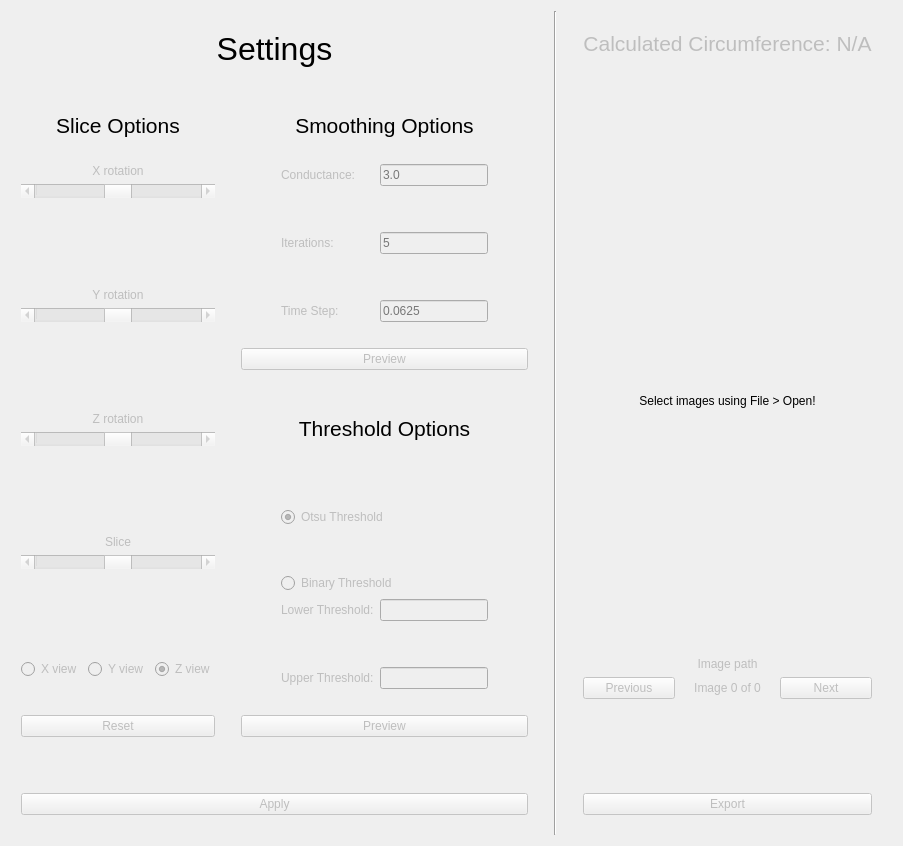
  <widget class="QWidget" name="centralwidget">
   <layout class="QHBoxLayout" name="horizontalLayout">
    <item>
     <layout class="QVBoxLayout" name="verticalLayout_8">
      <property name="leftMargin">
       <number>10</number>
      </property>
      <property name="topMargin">
       <number>20</number>
      </property>
      <property name="rightMargin">
       <number>20</number>
      </property>
      <property name="bottomMargin">
       <number>20</number>
      </property>
      <item>
       <widget class="QLabel" name="label">
        <property name="font">
         <font>
          <pointsize>24</pointsize>
         </font>
        </property>
        <property name="text">
         <string>Settings</string>
        </property>
        <property name="alignment">
         <set>Qt::AlignCenter</set>
        </property>
       </widget>
      </item>
      <item>
       <spacer name="verticalSpacer_10">
        <property name="orientation">
         <enum>Qt::Vertical</enum>
        </property>
        <property name="sizeType">
         <enum>QSizePolicy::MinimumExpanding</enum>
        </property>
        <property name="sizeHint" stdset="0">
         <size>
          <width>20</width>
          <height>40</height>
         </size>
        </property>
       </spacer>
      </item>
      <item>
       <layout class="QHBoxLayout" name="horizontalLayout_6">
        <item>
         <layout class="QVBoxLayout" name="verticalLayout_2">
          <property name="leftMargin">
           <number>0</number>
          </property>
          <property name="topMargin">
           <number>0</number>
          </property>
          <property name="rightMargin">
           <number>10</number>
          </property>
          <property name="bottomMargin">
           <number>10</number>
          </property>
          <item>
           <widget class="QLabel" name="label_10">
            <property name="sizePolicy">
             <sizepolicy hsizetype="Preferred" vsizetype="Fixed">
              <horstretch>0</horstretch>
              <verstretch>0</verstretch>
             </sizepolicy>
            </property>
            <property name="font">
             <font>
              <pointsize>16</pointsize>
             </font>
            </property>
            <property name="text">
             <string>Slice Options</string>
            </property>
            <property name="alignment">
             <set>Qt::AlignHCenter|Qt::AlignTop</set>
            </property>
           </widget>
          </item>
          <item>
           <spacer name="verticalSpacer_5">
            <property name="orientation">
             <enum>Qt::Vertical</enum>
            </property>
            <property name="sizeType">
             <enum>QSizePolicy::Fixed</enum>
            </property>
            <property name="sizeHint" stdset="0">
             <size>
              <width>20</width>
              <height>20</height>
             </size>
            </property>
           </spacer>
          </item>
          <item>
           <widget class="QLabel" name="x_rotation_label">
            <property name="enabled">
             <bool>false</bool>
            </property>
            <property name="text">
             <string>X rotation</string>
            </property>
            <property name="alignment">
             <set>Qt::AlignCenter</set>
            </property>
           </widget>
          </item>
          <item>
           <widget class="QScrollBar" name="x_slider">
            <property name="enabled">
             <bool>false</bool>
            </property>
            <property name="cursor">
             <cursorShape>ClosedHandCursor</cursorShape>
            </property>
            <property name="toolTip">
             <string>Control X rotation value. Left click on the left end or right end to decrease or increase angle by 1 degree.</string>
            </property>
            <property name="statusTip">
             <string>Control X rotation value. Left click on the left end or right end to decrease or increase angle by 1 degree.</string>
            </property>
            <property name="minimum">
             <number>-90</number>
            </property>
            <property name="maximum">
             <number>90</number>
            </property>
            <property name="orientation">
             <enum>Qt::Horizontal</enum>
            </property>
           </widget>
          </item>
          <item>
           <spacer name="verticalSpacer_4">
            <property name="orientation">
             <enum>Qt::Vertical</enum>
            </property>
            <property name="sizeHint" stdset="0">
             <size>
              <width>20</width>
              <height>40</height>
             </size>
            </property>
           </spacer>
          </item>
          <item>
           <widget class="QLabel" name="y_rotation_label">
            <property name="enabled">
             <bool>false</bool>
            </property>
            <property name="text">
             <string>Y rotation</string>
            </property>
            <property name="alignment">
             <set>Qt::AlignCenter</set>
            </property>
           </widget>
          </item>
          <item>
           <widget class="QScrollBar" name="y_slider">
            <property name="enabled">
             <bool>false</bool>
            </property>
            <property name="cursor">
             <cursorShape>ClosedHandCursor</cursorShape>
            </property>
            <property name="toolTip">
             <string>Control Y rotation value. Left click on the left end or right end to decrease or increase angle by 1 degree.</string>
            </property>
            <property name="statusTip">
             <string>Control Y rotation value. Left click on the left end or right end to decrease or increase angle by 1 degree.</string>
            </property>
            <property name="minimum">
             <number>-90</number>
            </property>
            <property name="maximum">
             <number>90</number>
            </property>
            <property name="orientation">
             <enum>Qt::Horizontal</enum>
            </property>
           </widget>
          </item>
          <item>
           <spacer name="verticalSpacer_3">
            <property name="orientation">
             <enum>Qt::Vertical</enum>
            </property>
            <property name="sizeHint" stdset="0">
             <size>
              <width>20</width>
              <height>40</height>
             </size>
            </property>
           </spacer>
          </item>
          <item>
           <widget class="QLabel" name="z_rotation_label">
            <property name="enabled">
             <bool>false</bool>
            </property>
            <property name="text">
             <string>Z rotation</string>
            </property>
            <property name="alignment">
             <set>Qt::AlignCenter</set>
            </property>
           </widget>
          </item>
          <item>
           <widget class="QScrollBar" name="z_slider">
            <property name="enabled">
             <bool>false</bool>
            </property>
            <property name="cursor">
             <cursorShape>ClosedHandCursor</cursorShape>
            </property>
            <property name="toolTip">
             <string>Control Z rotation value. Left click on the left end or right end to decrease or increase angle by 1 degree.</string>
            </property>
            <property name="statusTip">
             <string>Control Z rotation value. Left click on the left end or right end to decrease or increase angle by 1 degree.</string>
            </property>
            <property name="minimum">
             <number>-90</number>
            </property>
            <property name="maximum">
             <number>90</number>
            </property>
            <property name="orientation">
             <enum>Qt::Horizontal</enum>
            </property>
           </widget>
          </item>
          <item>
           <spacer name="verticalSpacer_2">
            <property name="orientation">
             <enum>Qt::Vertical</enum>
            </property>
            <property name="sizeHint" stdset="0">
             <size>
              <width>20</width>
              <height>40</height>
             </size>
            </property>
           </spacer>
          </item>
          <item>
           <widget class="QLabel" name="slice_num_label">
            <property name="enabled">
             <bool>false</bool>
            </property>
            <property name="text">
             <string>Slice</string>
            </property>
            <property name="alignment">
             <set>Qt::AlignCenter</set>
            </property>
           </widget>
          </item>
          <item>
           <widget class="QScrollBar" name="slice_slider">
            <property name="enabled">
             <bool>false</bool>
            </property>
            <property name="cursor">
             <cursorShape>ClosedHandCursor</cursorShape>
            </property>
            <property name="toolTip">
             <string>Control slice value. Left click on the left end or right end to decrease or increase by 1.</string>
            </property>
            <property name="statusTip">
             <string>Control slice value. Left click on the left end or right end to decrease or increase by 1.</string>
            </property>
            <property name="maximum">
             <number>180</number>
            </property>
            <property name="value">
             <number>90</number>
            </property>
            <property name="orientation">
             <enum>Qt::Horizontal</enum>
            </property>
           </widget>
          </item>
          <item>
           <spacer name="verticalSpacer_18">
            <property name="orientation">
             <enum>Qt::Vertical</enum>
            </property>
            <property name="sizeHint" stdset="0">
             <size>
              <width>20</width>
              <height>40</height>
             </size>
            </property>
           </spacer>
          </item>
          <item>
           <layout class="QHBoxLayout" name="horizontalLayout_9">
            <item>
             <widget class="QRadioButton" name="x_view_radio_button">
              <property name="enabled">
               <bool>false</bool>
              </property>
              <property name="text">
               <string>X view</string>
              </property>
              <property name="autoExclusive">
               <bool>false</bool>
              </property>
             </widget>
            </item>
            <item>
             <widget class="QRadioButton" name="y_view_radio_button">
              <property name="enabled">
               <bool>false</bool>
              </property>
              <property name="text">
               <string>Y view</string>
              </property>
              <property name="autoExclusive">
               <bool>false</bool>
              </property>
             </widget>
            </item>
            <item>
             <widget class="QRadioButton" name="z_view_radio_button">
              <property name="enabled">
               <bool>false</bool>
              </property>
              <property name="text">
               <string>Z view</string>
              </property>
              <property name="checked">
               <bool>true</bool>
              </property>
              <property name="autoExclusive">
               <bool>false</bool>
              </property>
             </widget>
            </item>
           </layout>
          </item>
          <item>
           <spacer name="verticalSpacer">
            <property name="orientation">
             <enum>Qt::Vertical</enum>
            </property>
            <property name="sizeType">
             <enum>QSizePolicy::Fixed</enum>
            </property>
            <property name="sizeHint" stdset="0">
             <size>
              <width>20</width>
              <height>30</height>
             </size>
            </property>
           </spacer>
          </item>
          <item>
           <widget class="QPushButton" name="reset_button">
            <property name="enabled">
             <bool>false</bool>
            </property>
            <property name="cursor">
             <cursorShape>ArrowCursor</cursorShape>
            </property>
            <property name="toolTip">
             <string>Reset rotation and slice values for the current image.</string>
            </property>
            <property name="statusTip">
             <string>Reset rotation and slice values for the current image.</string>
            </property>
            <property name="text">
             <string>Reset</string>
            </property>
           </widget>
          </item>
         </layout>
        </item>
        <item>
         <layout class="QVBoxLayout" name="verticalLayout_6">
          <property name="leftMargin">
           <number>10</number>
          </property>
          <property name="bottomMargin">
           <number>10</number>
          </property>
          <item>
           <layout class="QVBoxLayout" name="verticalLayout_3">
            <item>
             <widget class="QLabel" name="label_2">
              <property name="font">
               <font>
                <pointsize>16</pointsize>
               </font>
              </property>
              <property name="text">
               <string>Smoothing Options</string>
              </property>
              <property name="alignment">
               <set>Qt::AlignCenter</set>
              </property>
             </widget>
            </item>
            <item>
             <spacer name="verticalSpacer_6">
              <property name="orientation">
               <enum>Qt::Vertical</enum>
              </property>
              <property name="sizeType">
               <enum>QSizePolicy::MinimumExpanding</enum>
              </property>
              <property name="sizeHint" stdset="0">
               <size>
                <width>20</width>
                <height>20</height>
               </size>
              </property>
             </spacer>
            </item>
            <item>
             <layout class="QVBoxLayout" name="verticalLayout_7">
              <property name="leftMargin">
               <number>40</number>
              </property>
              <property name="rightMargin">
               <number>40</number>
              </property>
              <item>
               <layout class="QHBoxLayout" name="horizontalLayout_3">
                <item>
                 <widget class="QLabel" name="conductance_parameter_label">
                  <property name="enabled">
                   <bool>false</bool>
                  </property>
                  <property name="text">
                   <string>Conductance:</string>
                  </property>
                 </widget>
                </item>
                <item>
                 <widget class="QLineEdit" name="conductance_parameter_input">
                  <property name="enabled">
                   <bool>false</bool>
                  </property>
                  <property name="sizePolicy">
                   <sizepolicy hsizetype="Minimum" vsizetype="Fixed">
                    <horstretch>0</horstretch>
                    <verstretch>0</verstretch>
                   </sizepolicy>
                  </property>
                  <property name="minimumSize">
                   <size>
                    <width>15</width>
                    <height>0</height>
                   </size>
                  </property>
                  <property name="maxLength">
                   <number>10</number>
                  </property>
                  <property name="placeholderText">
                   <string>3.0</string>
                  </property>
                 </widget>
                </item>
               </layout>
              </item>
              <item>
               <spacer name="verticalSpacer_8">
                <property name="orientation">
                 <enum>Qt::Vertical</enum>
                </property>
                <property name="sizeHint" stdset="0">
                 <size>
                  <width>20</width>
                  <height>40</height>
                 </size>
                </property>
               </spacer>
              </item>
              <item>
               <layout class="QHBoxLayout" name="horizontalLayout_4">
                <item>
                 <widget class="QLabel" name="smoothing_iterations_label">
                  <property name="enabled">
                   <bool>false</bool>
                  </property>
                  <property name="text">
                   <string>Iterations:</string>
                  </property>
                 </widget>
                </item>
                <item>
                 <widget class="QLineEdit" name="smoothing_iterations_input">
                  <property name="enabled">
                   <bool>false</bool>
                  </property>
                  <property name="sizePolicy">
                   <sizepolicy hsizetype="Minimum" vsizetype="Fixed">
                    <horstretch>0</horstretch>
                    <verstretch>0</verstretch>
                   </sizepolicy>
                  </property>
                  <property name="minimumSize">
                   <size>
                    <width>15</width>
                    <height>0</height>
                   </size>
                  </property>
                  <property name="maxLength">
                   <number>10</number>
                  </property>
                  <property name="placeholderText">
                   <string>5</string>
                  </property>
                 </widget>
                </item>
               </layout>
              </item>
              <item>
               <spacer name="verticalSpacer_7">
                <property name="orientation">
                 <enum>Qt::Vertical</enum>
                </property>
                <property name="sizeHint" stdset="0">
                 <size>
                  <width>20</width>
                  <height>40</height>
                 </size>
                </property>
               </spacer>
              </item>
              <item>
               <layout class="QHBoxLayout" name="horizontalLayout_5">
                <item>
                 <widget class="QLabel" name="time_step_label">
                  <property name="enabled">
                   <bool>false</bool>
                  </property>
                  <property name="text">
                   <string>Time Step:</string>
                  </property>
                 </widget>
                </item>
                <item>
                 <widget class="QLineEdit" name="time_step_input">
                  <property name="enabled">
                   <bool>false</bool>
                  </property>
                  <property name="sizePolicy">
                   <sizepolicy hsizetype="Minimum" vsizetype="Fixed">
                    <horstretch>0</horstretch>
                    <verstretch>0</verstretch>
                   </sizepolicy>
                  </property>
                  <property name="minimumSize">
                   <size>
                    <width>15</width>
                    <height>0</height>
                   </size>
                  </property>
                  <property name="maxLength">
                   <number>10</number>
                  </property>
                  <property name="placeholderText">
                   <string>0.0625</string>
                  </property>
                 </widget>
                </item>
               </layout>
              </item>
             </layout>
            </item>
            <item>
             <spacer name="verticalSpacer_9">
              <property name="orientation">
               <enum>Qt::Vertical</enum>
              </property>
              <property name="sizeType">
               <enum>QSizePolicy::MinimumExpanding</enum>
              </property>
              <property name="sizeHint" stdset="0">
               <size>
                <width>20</width>
                <height>20</height>
               </size>
              </property>
             </spacer>
            </item>
            <item>
             <widget class="QPushButton" name="smoothing_preview_button">
              <property name="enabled">
               <bool>false</bool>
              </property>
              <property name="text">
               <string>Preview</string>
              </property>
             </widget>
            </item>
           </layout>
          </item>
          <item>
           <spacer name="verticalSpacer_19">
            <property name="orientation">
             <enum>Qt::Vertical</enum>
            </property>
            <property name="sizeType">
             <enum>QSizePolicy::MinimumExpanding</enum>
            </property>
            <property name="sizeHint" stdset="0">
             <size>
              <width>20</width>
              <height>40</height>
             </size>
            </property>
           </spacer>
          </item>
          <item>
           <layout class="QVBoxLayout" name="verticalLayout_4">
            <item>
             <widget class="QLabel" name="label_7">
              <property name="sizePolicy">
               <sizepolicy hsizetype="Preferred" vsizetype="Fixed">
                <horstretch>0</horstretch>
                <verstretch>0</verstretch>
               </sizepolicy>
              </property>
              <property name="font">
               <font>
                <pointsize>16</pointsize>
               </font>
              </property>
              <property name="text">
               <string>Threshold Options</string>
              </property>
              <property name="alignment">
               <set>Qt::AlignHCenter|Qt::AlignTop</set>
              </property>
             </widget>
            </item>
            <item>
             <spacer name="verticalSpacer_11">
              <property name="orientation">
               <enum>Qt::Vertical</enum>
              </property>
              <property name="sizeType">
               <enum>QSizePolicy::MinimumExpanding</enum>
              </property>
              <property name="sizeHint" stdset="0">
               <size>
                <width>20</width>
                <height>20</height>
               </size>
              </property>
             </spacer>
            </item>
            <item>
             <layout class="QVBoxLayout" name="verticalLayout_9">
              <property name="leftMargin">
               <number>40</number>
              </property>
              <property name="rightMargin">
               <number>40</number>
              </property>
              <item>
               <spacer name="verticalSpacer_12">
                <property name="orientation">
                 <enum>Qt::Vertical</enum>
                </property>
                <property name="sizeHint" stdset="0">
                 <size>
                  <width>20</width>
                  <height>40</height>
                 </size>
                </property>
               </spacer>
              </item>
              <item>
               <widget class="QRadioButton" name="otsu_radio_button">
                <property name="enabled">
                 <bool>false</bool>
                </property>
                <property name="text">
                 <string>Otsu Threshold</string>
                </property>
                <property name="checked">
                 <bool>true</bool>
                </property>
                <property name="autoExclusive">
                 <bool>false</bool>
                </property>
               </widget>
              </item>
              <item>
               <spacer name="verticalSpacer_13">
                <property name="orientation">
                 <enum>Qt::Vertical</enum>
                </property>
                <property name="sizeHint" stdset="0">
                 <size>
                  <width>20</width>
                  <height>40</height>
                 </size>
                </property>
               </spacer>
              </item>
              <item>
               <widget class="QRadioButton" name="binary_radio_button">
                <property name="enabled">
                 <bool>false</bool>
                </property>
                <property name="text">
                 <string>Binary Threshold</string>
                </property>
                <property name="autoExclusive">
                 <bool>false</bool>
                </property>
               </widget>
              </item>
              <item>
               <layout class="QVBoxLayout" name="verticalLayout_5">
                <item>
                 <layout class="QHBoxLayout" name="horizontalLayout_8">
                  <item>
                   <widget class="QLabel" name="label_9">
                    <property name="enabled">
                     <bool>false</bool>
                    </property>
                    <property name="text">
                     <string>Lower Threshold:</string>
                    </property>
                   </widget>
                  </item>
                  <item>
                   <widget class="QLineEdit" name="lineEdit_5">
                    <property name="enabled">
                     <bool>false</bool>
                    </property>
                    <property name="sizePolicy">
                     <sizepolicy hsizetype="Minimum" vsizetype="Fixed">
                      <horstretch>0</horstretch>
                      <verstretch>0</verstretch>
                     </sizepolicy>
                    </property>
                    <property name="minimumSize">
                     <size>
                      <width>15</width>
                      <height>0</height>
                     </size>
                    </property>
                   </widget>
                  </item>
                 </layout>
                </item>
                <item>
                 <spacer name="verticalSpacer_15">
                  <property name="orientation">
                   <enum>Qt::Vertical</enum>
                  </property>
                  <property name="sizeHint" stdset="0">
                   <size>
                    <width>20</width>
                    <height>40</height>
                   </size>
                  </property>
                 </spacer>
                </item>
                <item>
                 <layout class="QHBoxLayout" name="horizontalLayout_7">
                  <item>
                   <widget class="QLabel" name="label_8">
                    <property name="enabled">
                     <bool>false</bool>
                    </property>
                    <property name="text">
                     <string>Upper Threshold:</string>
                    </property>
                   </widget>
                  </item>
                  <item>
                   <widget class="QLineEdit" name="lineEdit_4">
                    <property name="enabled">
                     <bool>false</bool>
                    </property>
                    <property name="sizePolicy">
                     <sizepolicy hsizetype="Minimum" vsizetype="Fixed">
                      <horstretch>0</horstretch>
                      <verstretch>0</verstretch>
                     </sizepolicy>
                    </property>
                    <property name="minimumSize">
                     <size>
                      <width>15</width>
                      <height>0</height>
                     </size>
                    </property>
                   </widget>
                  </item>
                 </layout>
                </item>
               </layout>
              </item>
             </layout>
            </item>
            <item>
             <spacer name="verticalSpacer_14">
              <property name="orientation">
               <enum>Qt::Vertical</enum>
              </property>
              <property name="sizeType">
               <enum>QSizePolicy::MinimumExpanding</enum>
              </property>
              <property name="sizeHint" stdset="0">
               <size>
                <width>20</width>
                <height>20</height>
               </size>
              </property>
             </spacer>
            </item>
            <item>
             <widget class="QPushButton" name="threshold_preview_button">
              <property name="enabled">
               <bool>false</bool>
              </property>
              <property name="text">
               <string>Preview</string>
              </property>
             </widget>
            </item>
           </layout>
          </item>
         </layout>
        </item>
       </layout>
      </item>
      <item>
       <spacer name="verticalSpacer_20">
        <property name="orientation">
         <enum>Qt::Vertical</enum>
        </property>
        <property name="sizeType">
         <enum>QSizePolicy::MinimumExpanding</enum>
        </property>
        <property name="sizeHint" stdset="0">
         <size>
          <width>20</width>
          <height>40</height>
         </size>
        </property>
       </spacer>
      </item>
      <item>
       <widget class="QPushButton" name="apply_button">
        <property name="enabled">
         <bool>false</bool>
        </property>
        <property name="cursor">
         <cursorShape>ArrowCursor</cursorShape>
        </property>
        <property name="toolTip">
         <string>Compute circumference using current settings.</string>
        </property>
        <property name="statusTip">
         <string>Compute circumference using current settings.</string>
        </property>
        <property name="text">
         <string>Apply</string>
        </property>
        <property name="checkable">
         <bool>false</bool>
        </property>
       </widget>
      </item>
     </layout>
    </item>
    <item>
     <widget class="Line" name="line">
      <property name="orientation">
       <enum>Qt::Vertical</enum>
      </property>
     </widget>
    </item>
    <item>
     <layout class="QVBoxLayout" name="verticalLayout">
      <property name="leftMargin">
       <number>20</number>
      </property>
      <property name="topMargin">
       <number>20</number>
      </property>
      <property name="rightMargin">
       <number>20</number>
      </property>
      <property name="bottomMargin">
       <number>20</number>
      </property>
      <item>
       <widget class="QLabel" name="circumference_label">
        <property name="enabled">
         <bool>false</bool>
        </property>
        <property name="font">
         <font>
          <pointsize>16</pointsize>
         </font>
        </property>
        <property name="text">
         <string>Calculated Circumference: N/A</string>
        </property>
        <property name="alignment">
         <set>Qt::AlignCenter</set>
        </property>
       </widget>
      </item>
      <item>
       <spacer name="verticalSpacer_17">
        <property name="orientation">
         <enum>Qt::Vertical</enum>
        </property>
        <property name="sizeHint" stdset="0">
         <size>
          <width>20</width>
          <height>40</height>
         </size>
        </property>
       </spacer>
      </item>
      <item>
       <widget class="QLabel" name="image">
        <property name="enabled">
         <bool>true</bool>
        </property>
        <property name="minimumSize">
         <size>
          <width>0</width>
          <height>500</height>
         </size>
        </property>
        <property name="sizeIncrement">
         <size>
          <width>0</width>
          <height>0</height>
         </size>
        </property>
        <property name="statusTip">
         <string>Image path is displayed here.</string>
        </property>
        <property name="text">
         <string>Select images using File &gt; Open!</string>
        </property>
        <property name="scaledContents">
         <bool>true</bool>
        </property>
        <property name="alignment">
         <set>Qt::AlignCenter</set>
        </property>
       </widget>
      </item>
      <item>
       <widget class="QLabel" name="image_path_label">
        <property name="enabled">
         <bool>false</bool>
        </property>
        <property name="text">
         <string>Image path</string>
        </property>
        <property name="alignment">
         <set>Qt::AlignCenter</set>
        </property>
       </widget>
      </item>
      <item>
       <layout class="QHBoxLayout" name="horizontalLayout_2">
        <item>
         <widget class="QPushButton" name="previous_button">
          <property name="enabled">
           <bool>false</bool>
          </property>
          <property name="cursor">
           <cursorShape>ArrowCursor</cursorShape>
          </property>
          <property name="toolTip">
           <string>Previous image.</string>
          </property>
          <property name="statusTip">
           <string>Previous image.</string>
          </property>
          <property name="text">
           <string>Previous</string>
          </property>
         </widget>
        </item>
        <item>
         <widget class="QLabel" name="image_num_label">
          <property name="enabled">
           <bool>false</bool>
          </property>
          <property name="text">
           <string>Image 0 of 0</string>
          </property>
          <property name="alignment">
           <set>Qt::AlignCenter</set>
          </property>
         </widget>
        </item>
        <item>
         <widget class="QPushButton" name="next_button">
          <property name="enabled">
           <bool>false</bool>
          </property>
          <property name="cursor">
           <cursorShape>ArrowCursor</cursorShape>
          </property>
          <property name="toolTip">
           <string>Next image.</string>
          </property>
          <property name="statusTip">
           <string>Next image.</string>
          </property>
          <property name="text">
           <string>Next</string>
          </property>
         </widget>
        </item>
       </layout>
      </item>
      <item>
       <spacer name="verticalSpacer_16">
        <property name="orientation">
         <enum>Qt::Vertical</enum>
        </property>
        <property name="sizeHint" stdset="0">
         <size>
          <width>20</width>
          <height>40</height>
         </size>
        </property>
       </spacer>
      </item>
      <item>
       <widget class="QPushButton" name="export_button">
        <property name="enabled">
         <bool>false</bool>
        </property>
        <property name="text">
         <string>Export</string>
        </property>
       </widget>
      </item>
     </layout>
    </item>
   </layout>
  </widget>
